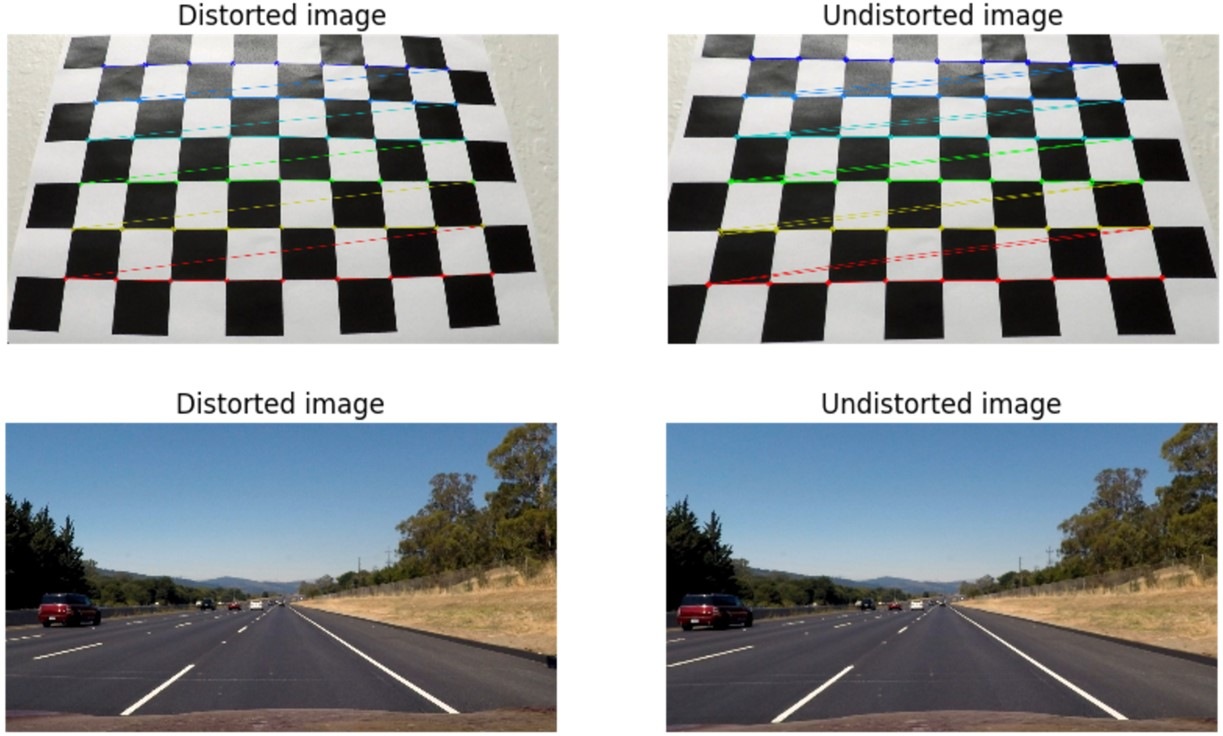
#> input picture images/calibration.jpg, 1223 x 736 px
$ python -i utils_video.py   (imports and definitions only)
#> lines starting #> are read from the running program, lines starting #| are printed output that depends on the picture; after the words box and inside, x2 and y2 are one past the last pixel; in counts of white or black regions, pixels touching at a corner belong together
#> further down, picture is the input picture: shape (736, 1223, 3); mean B, G, R 153.9, 152.5, 149.1
################################################################################
######## START - FUNCTIONS TO PERFORM IMAGE PROCESSING #########################
######## START - 이미지 처리를 수행하는 기능 ###################################
################################################################################

# IMPORT NECESSARY LIBRARIES
import cv2
import numpy as np
import os
from matplotlib import pyplot as plt, cm, colors

# Get path to the current working directory
# 현재 작업 디렉토리의 경로 가져오기
CWD_PATH = os.getcwd()

test_video = 'tracks/커브.mp4'

################################################################################
#### START - FUNCTION TO READ AN RSP CAMERA VIDEO #############################
# [41 lines left out: functions gstreamerPipeline, readVideo, not called in this run]
#### END - FUNCTION TO READ AN INPUT IMAGE #####################################
################################################################################


################################################################################
#### START - FUNCTION TO PROCESS IMAGE #########################################
def processImage(inpImage):
    # 🎃 adaptiveThreshold 백업..
    # th2 = cv2.adaptiveThreshold(gray, 255, cv2.ADAPTIVE_THRESH_MEAN_C,
    #                             cv2.THRESH_BINARY, 15, 2)

    # Convert image to grayscale, apply threshold, blur & extract edges
    gray = cv2.cvtColor(inpImage, cv2.COLOR_BGR2GRAY)
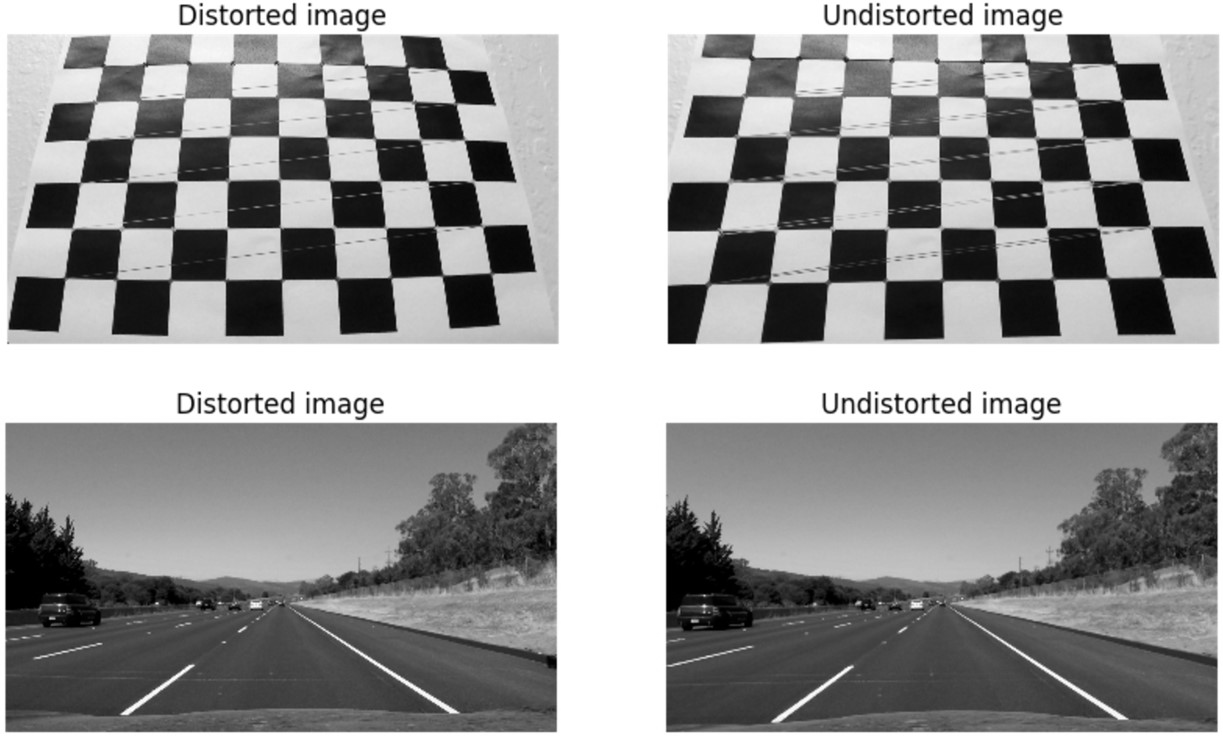
#> gray: shape (736, 1223); min 0, max 255, mean 151.6

    # threshold 평균치 계산
    avg_thr = cv2.adaptiveThreshold(
        gray, 255, cv2.ADAPTIVE_THRESH_GAUSSIAN_C, cv2.THRESH_BINARY, 21, 2)
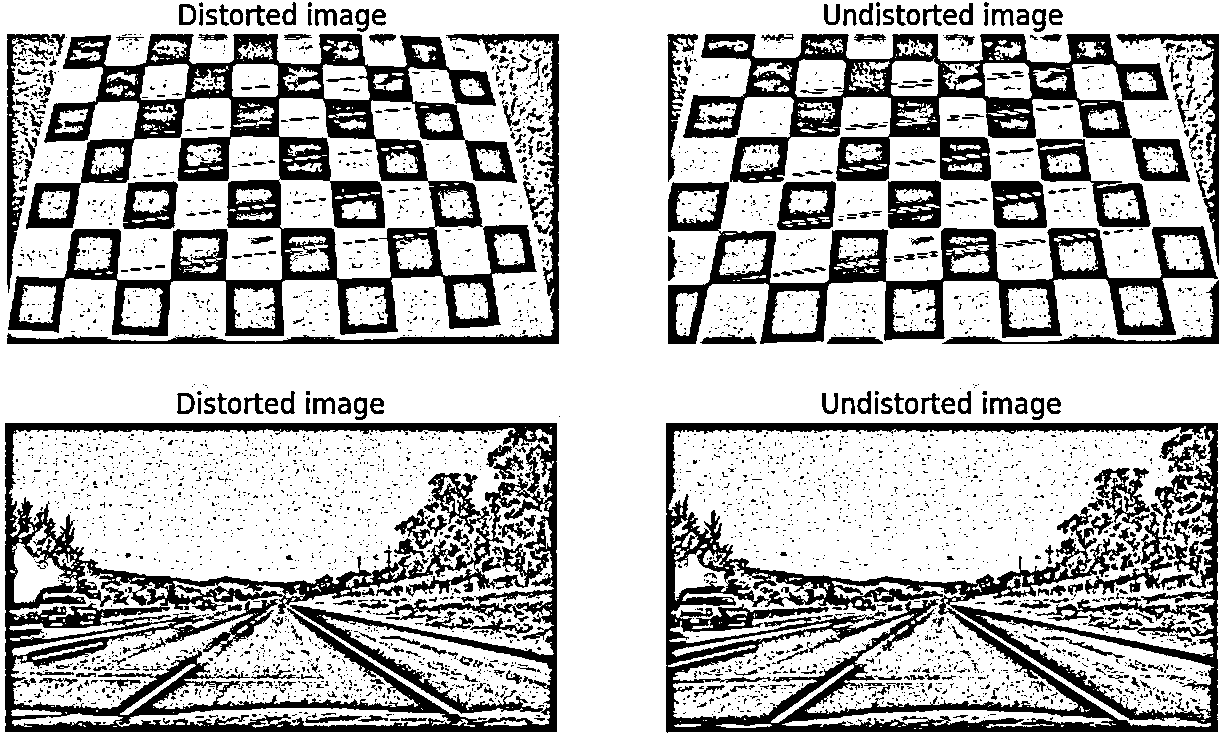
#> avg_thr: shape (736, 1223); 72.4% white; 4173 black regions (3777 under 20 px), largest, box (x1, y1, x2, y2) and area: (8, 34, 537, 336) 46912, (5, 423, 557, 732) 45029, (666, 423, 1218, 733) 42222

    # 이미지 블러 처리
    blur = cv2.GaussianBlur(avg_thr, (3, 3), 0)
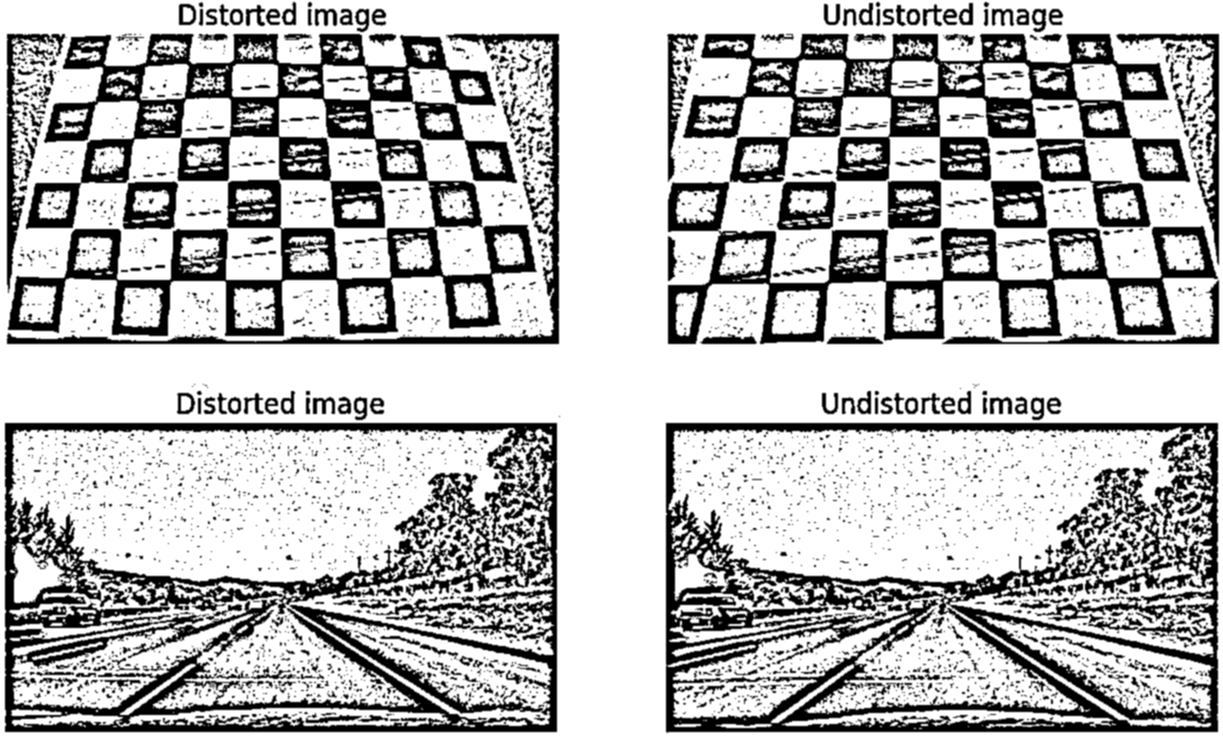
#> blur: shape (736, 1223); min 0, max 255, mean 184.7

    thresh_result = cv2.bitwise_not(blur)
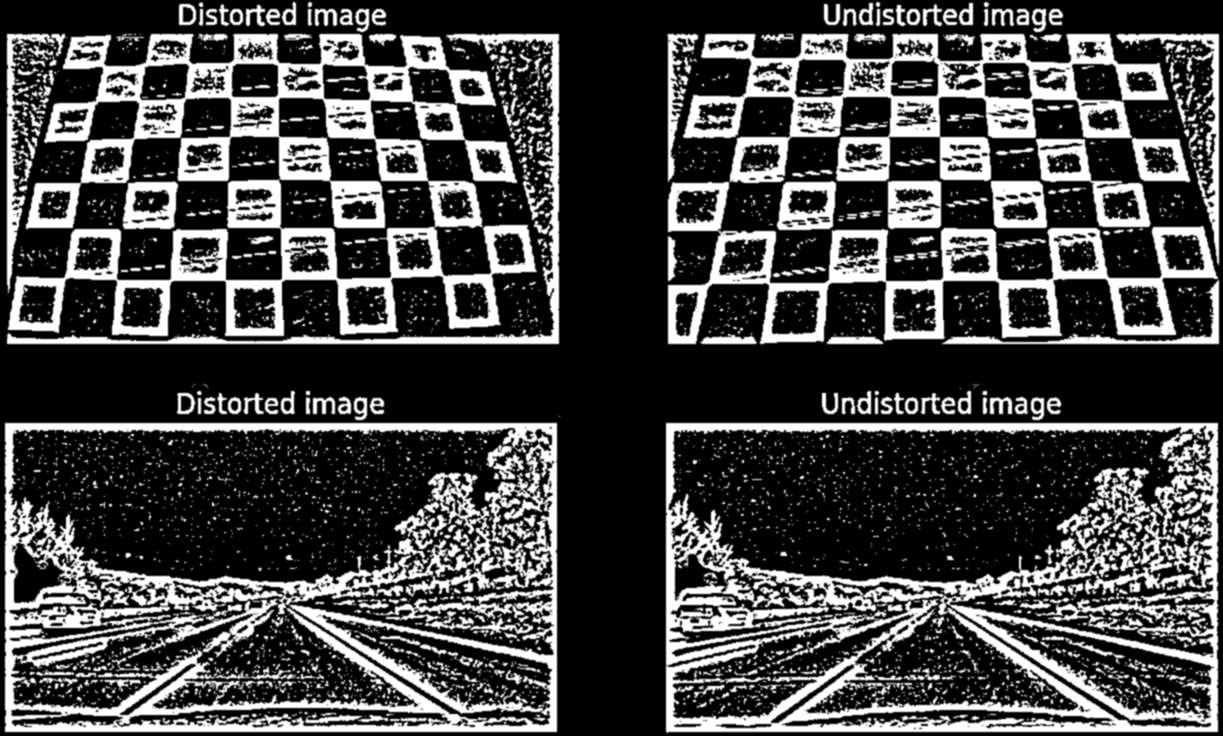
#> thresh_result: shape (736, 1223); min 0, max 255, mean 70.3

    # [4 lines of commented-out code are left out]

    return thresh_result
#### END - FUNCTION TO PROCESS IMAGE ###########################################
################################################################################


################################################################################
#### START - FUNCTION TO APPLY PERSPECTIVE WARP ################################
# [91 lines left out: functions perspectiveWarp, plotHistogram, not called in this run]
#### END - FUNCTION TO PLOT THE HISTOGRAM OF WARPED IMAGE ######################
################################################################################

def onMouse(x):
    pass

>>> import cv2
>>> picture = cv2.imread('images/calibration.jpg')
>>> result = processImage(picture)

$ run again, on images/combination.jpg
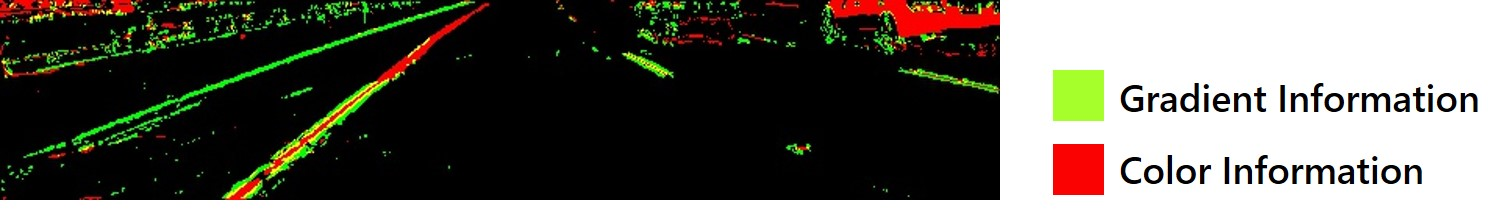
#> input picture images/combination.jpg, 1503 x 215 px
#> picture is the input picture: shape (215, 1503, 3); mean B, G, R 92, 99.2, 101.3
#> in processImage, `avg_thr = cv2.adaptiveThreshold( gray, 255, cv2.ADAPTIVE_THRESH_GAUSSI..`:
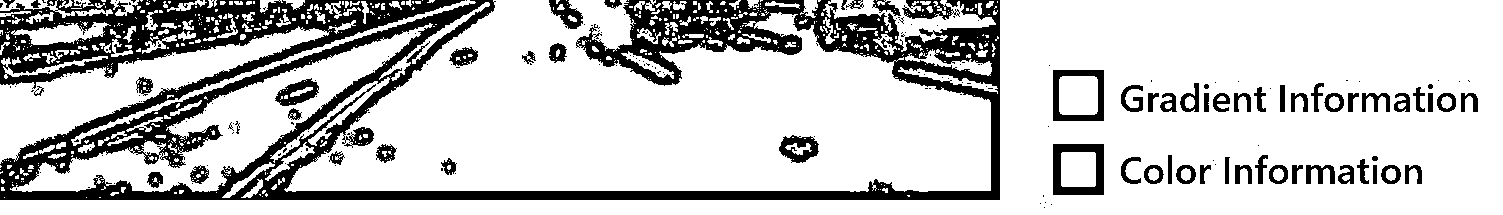
#> avg_thr: shape (215, 1503); 78% white; 214 black regions (151 under 20 px), largest, box (x1, y1, x2, y2) and area: (0, 0, 1000, 200) 57501, (1053, 144, 1104, 195) 1380, (1053, 70, 1104, 121) 1100
#> in processImage, `thresh_result = cv2.bitwise_not(blur)`:
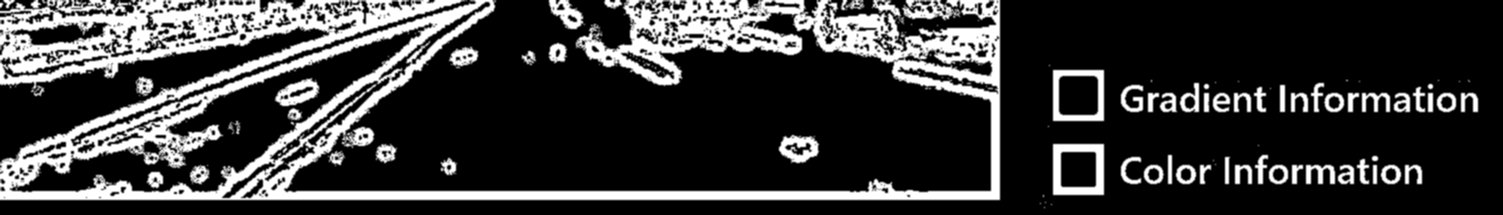
#> thresh_result: shape (215, 1503); min 0, max 255, mean 56.1

$ run again, on images/crop_img.jpg
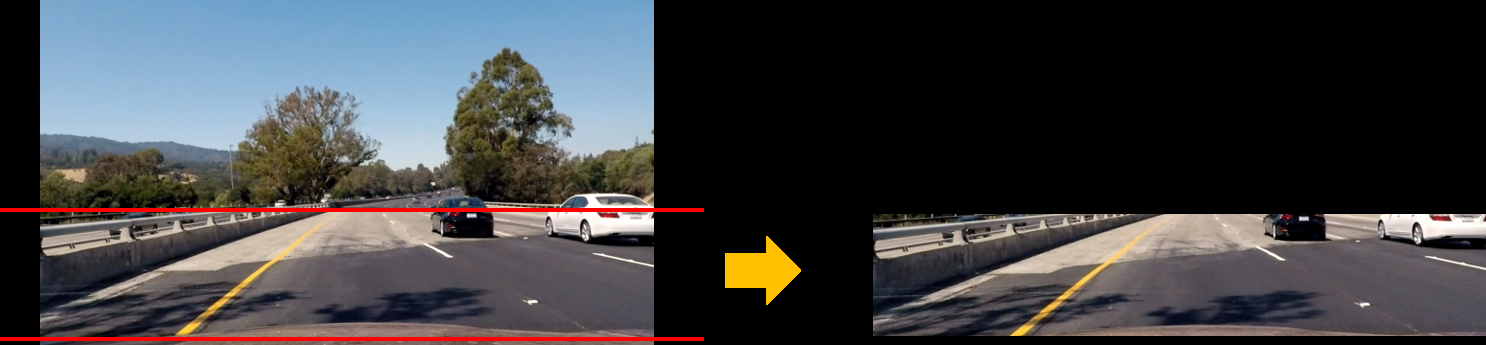
#> input picture images/crop_img.jpg, 1486 x 345 px
#> picture is the input picture: shape (345, 1486, 3); mean B, G, R 66.9, 64.6, 64.5
#> in processImage, `avg_thr = cv2.adaptiveThreshold( gray, 255, cv2.ADAPTIVE_THRESH_GAUSSI..`:
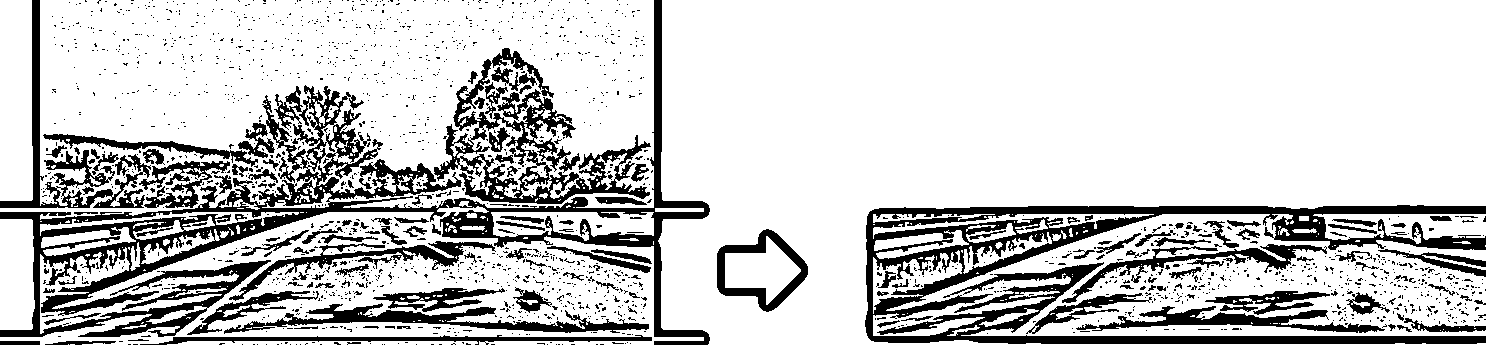
#> avg_thr: shape (345, 1486); 79% white; 1904 black regions (1749 under 20 px), largest, box (x1, y1, x2, y2) and area: (0, 0, 710, 345) 29558, (865, 205, 1486, 344) 23698, (434, 48, 651, 204) 8521
#> in processImage, `thresh_result = cv2.bitwise_not(blur)`:
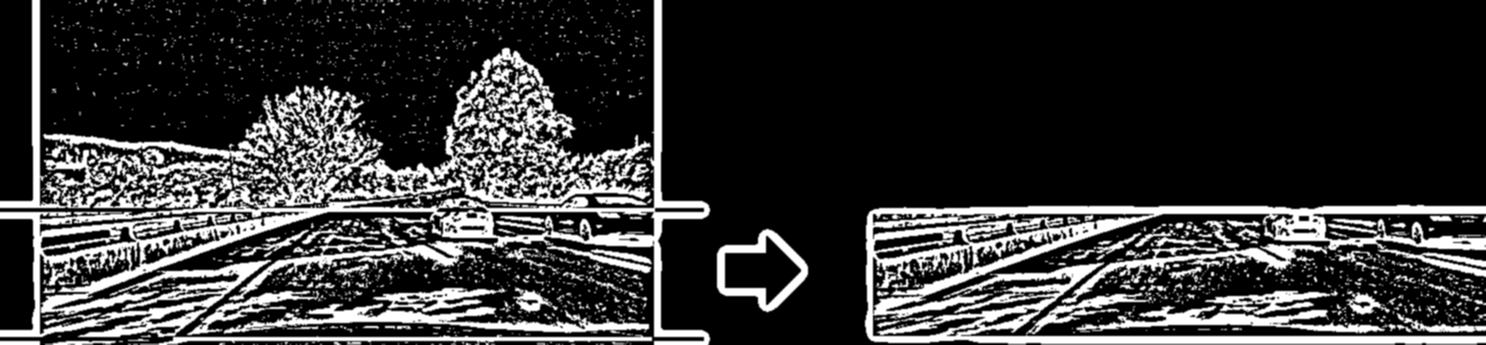
#> thresh_result: shape (345, 1486); min 0, max 255, mean 53.6
